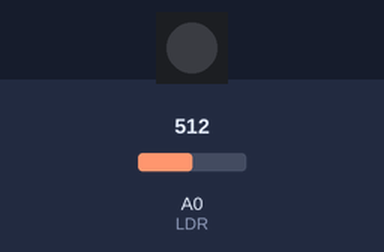
A sketch run on a simulated ESP8266 (NodeMCU). Parts: 1 RGB LEDs in strip order, left to right. Inputs (shaded band) come from the test bench; at power-on: A0 (LDR) = 512. WiFi joins after 1.5 s; servers stay silent unless stated; uploads are accepted with an empty reply; what the sketch prints to the serial monitor is not drawn.

Above: at 0.1 s.
At 35.5 s:
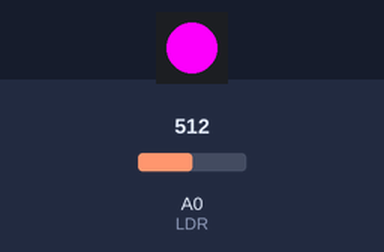
Timing chart, 0 to 52.7 s (numbered marks = the images above):
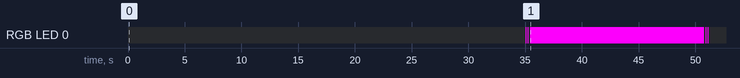

The sketch:

bit-led.ino
```cpp
// control one NeoPixel LED

// Import Adafruit's NeoPixel library
#include <Adafruit_NeoPixel.h>
#include <ESP8266WiFi.h>
#include <WiFiClientSecure.h>
#include <ESP8266WebServer.h>
#include <ESP8266HTTPClient.h>

// Define the data PIN we will use for the LED
#define PIN 15

// Declare object of class WiFiClient
WiFiClientSecure httpsClient;

// Set up the NeoPixel LED on the predefined PIN
Adafruit_NeoPixel pixels(1, PIN, NEO_GRB + NEO_KHZ800);

const String Host = "api.bitrise.io";
const String Wifi_Name = "Your-Wifi-Name";
const String Wifi_Pass = "Your-Wifi-Pass";
const String App_URL = "/app/ae82b6a9ec246f90/status.json?token=AHkq9V2RubZyORmdYxLGZw&branch=master";

const String CONFIG_HOST = "gist.githubusercontent.com";
const String CONFIG_URL = "/bitrisekristof/b9414fe2dbbea82745ffe8abc14707d6/raw/config.conf";
const String BITRISE_HOST = "app.bitrise.io";

const int PORT = 443;  //HTTPS= 443 and HTTP = 80
String Slug_From_Gist;


//SHA1 finger print of certificate use web browser to view and copy
const char fingerprint[] PROGMEM = "32 5B 1E 37 8B 82 46 1A 01 5B 18 FA 1F 0C 76 C0 A3 90 C4 7F";
// Constant colors
const uint32_t C_Black = pixels.Color(0,0,0);
const uint32_t C_Red = pixels.Color(255,0,0);
const uint32_t C_Green = pixels.Color(0,255,0);
const uint32_t C_Blue = pixels.Color(0,0,255);
const uint32_t C_Purple = pixels.Color(118,15,195);
const uint32_t C_Yellow = pixels.Color(255,200,0);
const uint32_t C_Magenta = pixels.Color(244,244,30);
const uint32_t C_Cyan = pixels.Color(245,0,245);

// The current color of the LED
uint32_t LED_Color = C_Black;

// Is the LED blinking
int Is_Blink = 0;
int Blink_State = 0;

unsigned long Previous_Millis = 0;

const long Delay_Interval = 100;

void setup() {
  pixels.begin(); // INITIALIZE NeoPixel strip object (REQUIRED)
  pixels.clear();
  Set_LED(C_Purple, 1);
  Show_LED();
  connectToWifi(Wifi_Name, Wifi_Pass);
  Slug_From_Gist = GetSlug(CONFIG_HOST, CONFIG_URL);
}

void loop() {
  char StatusCh = getStatusOfLastBuild(Slug_From_Gist, "");
  switch (StatusCh) {
    case '0':
      Set_LED(C_Purple, 0);
      break;
    case '1':
      Set_LED(C_Green, 0);
      break;
    case '2':
      Set_LED(C_Red, 0);
      break;
    case '3':
      Set_LED(C_Yellow, 0);
      break;
    default:
      Set_LED(C_Cyan, 1);
      break;
  }
  unsigned long Before_Loop = millis();
  while (Before_Loop + 500 > millis()) {
    Show_LED();
  }
}

void Set_LED(uint32_t color, int blinking) {
  LED_Color = color;
  Is_Blink = blinking;
}

void Show_LED() {
  unsigned long Current_Millis = millis();
  if (Current_Millis - Previous_Millis >= Delay_Interval) {
    Previous_Millis = Current_Millis;
    // if the LED is off turn it on and vice-versa:
    if (Blink_State == 0) {
      Blink_State = 1;
    } else {
      Blink_State = 0;
    }
  }

  if ((Is_Blink == 1) && (Blink_State == 0)) {
     pixels.setPixelColor(0, C_Black);
  } else {
    pixels.setPixelColor(0, LED_Color);
  }

  pixels.show();
}

void connectToWifi(String ssid, String password) {
  delay(1000);
  Serial.begin(115200);
  WiFi.mode(WIFI_OFF);        //Prevents reconnection issue (taking too long to connect)
  delay(1000);
  WiFi.mode(WIFI_STA);        //Only Station No AP, This line hides the viewing of ESP as wifi hotspot

  WiFi.begin(ssid, password);     //Connect to your WiFi router
  Serial.println("");

  Serial.print("Connecting");
  // Wait for connection
  while (WiFi.status() != WL_CONNECTED) {
    delay(500);
    Serial.print(".");
  }

  //If connection successful show IP address in serial monitor
  Serial.println("");
  Serial.print("Connected to ");
  Serial.println(ssid);
  Serial.print("IP address: ");
  Serial.println(WiFi.localIP());  //IP address assigned to your ESP
}

char getStatusOfLastBuild(String slug, String token)
{
  httpsClient.setFingerprint(fingerprint);
  httpsClient.setTimeout(15000); // 15 Seconds
  int r=0; //retry counter
  while((!httpsClient.connect(Host, PORT)) && (r < 30)){
    delay(100);
    r++;
  }
  if(r==30) {
    Serial.println("Failed to connect");
    return 'x';
  }
  String ADCData, getData, Link;
  int adcvalue=analogRead(A0);  //Read Analog value of LDR
  ADCData = String(adcvalue);   //String to interger conversion

  httpsClient.print(String("GET ") + "/v0.1/apps/" + slug + "/builds?limit=1"+ " HTTP/1.1\r\n" +
               "Host: " + Host + "\r\n" +
               "Connection: close\r\n\r\n");
  while (httpsClient.connected()) {
    String line = httpsClient.readStringUntil('\n');
    if (line == "\r") {
      Serial.println("headers received");
      break;
    }
  }
  String line;
  line = httpsClient.readString();  //Read Line by Line
  Serial.println(line);

  int idx = line.indexOf("status");

  Serial.print("Status :");
  Serial.println(line[idx + 8]);

  return line[idx + 8];
}

String GetHttpContent(String host, String url) {

  WiFiClientSecure httpsClient;    //Declare object of class WiFiClient

  Serial.println(host);

  //httpsClient.setFingerprint(fingerPrint);
  httpsClient.setInsecure();
  httpsClient.setTimeout(15000); // 15 Seconds
  delay(1000);

  Serial.print("HTTPS Connecting");
  int r=0; //retry counter
  while((!httpsClient.connect(host, PORT)) && (r < 30)){
      delay(100);
      Serial.print(".");
      r++;
  }
  if(r==30) {
    Serial.println("Connection failed");
  }
  else {
    Serial.println("Connected to web");
  }

  String ADCData, getData, Link;
  int adcvalue=analogRead(A0);  //Read Analog value of LDR
  ADCData = String(adcvalue);   //String to interger conversion

  //GET Data

  Serial.print("requesting URL: ");
  Serial.println(host+url);

  httpsClient.print(String("GET ") + url + " HTTP/1.1\r\n" +
               "Host: " + host + "\r\n" +
               "Connection: close\r\n\r\n");

  Serial.println("request sent");

  while (httpsClient.connected()) {
    String line = httpsClient.readStringUntil('\n');
    if (line == "\r") {
      Serial.println("headers received");
      break;
    }
  }
  String line;
  line = httpsClient.readString();
  Serial.print("Payload: ");
  Serial.println(line);

  return line;

}

String GetSlug(String host, String url) {
  String result = GetHttpContent(host, url);
  Serial.println("APP Slug");
  Serial.println(result);
  return result;
}
```

Measured:
- by itself, RGB LED 0: off → RGB(245, 0, 245) at 35.0 s, → off 0.10 s later, → RGB(245, 0, 245) 0.10 s later, → off 0.10 s later, … (10 changes in this stretch)
